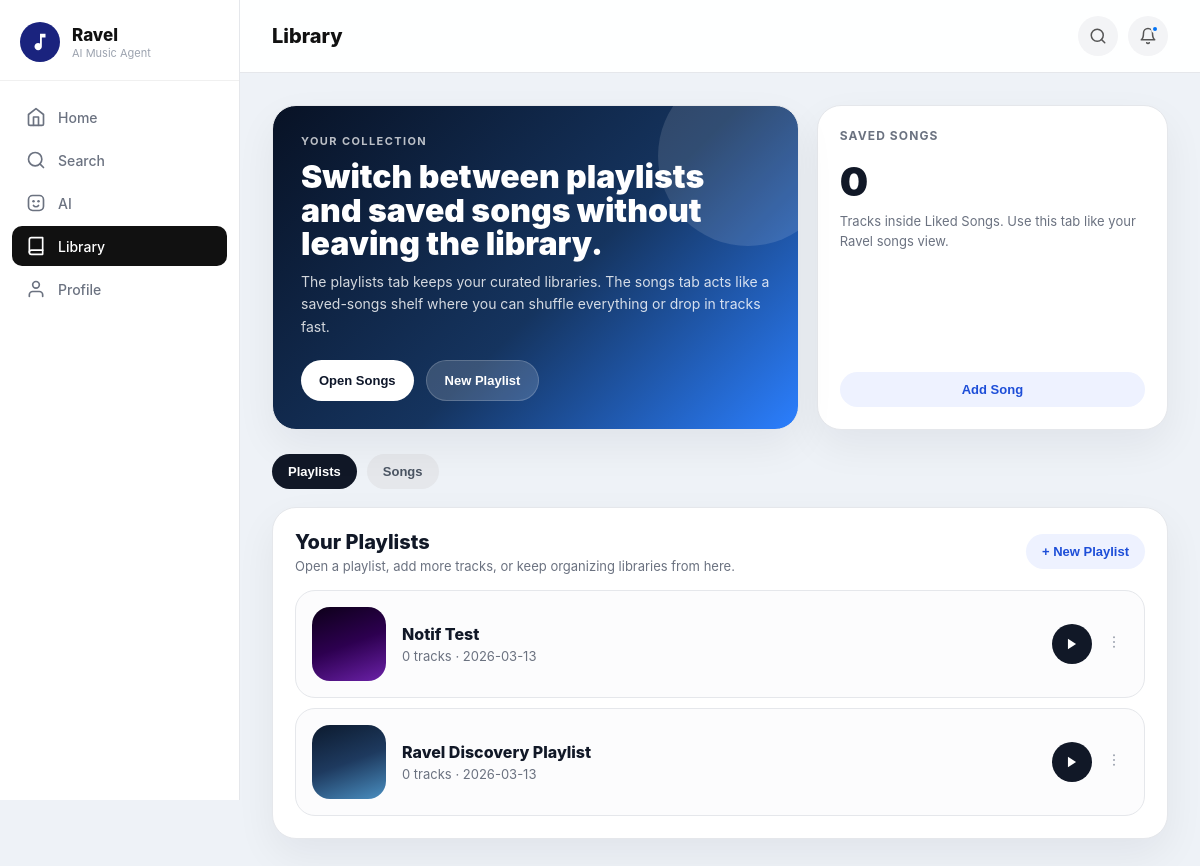
Page /library (signed in) on the committed database.
### tables this page shows
CREATE TABLE Playlist (
        PlaylistID INTEGER PRIMARY KEY AUTOINCREMENT,
        UserID INTEGER,
        GeneratedTitle TEXT,
        DateCreated DATETIME DEFAULT CURRENT_TIMESTAMP,
        FOREIGN KEY (UserID) REFERENCES User(UserID)
    );

### app.py (the view)
@app.route('/library')
def library():
    if 'user_id' not in session:
        return redirect(url_for('login'))
    conn = get_db_connection()
    liked_playlist = ensure_liked_songs_playlist(conn, session['user_id'])
    playlists_data = conn.execute(
        'SELECT * FROM Playlist WHERE UserID = ? AND PlaylistID != ? ORDER BY DateCreated DESC',
        (session['user_id'], liked_playlist['PlaylistID'])
    ).fetchall()
    playlists = []
    for p in playlists_data:
        tracks = fetch_playlist_tracks(conn, p['PlaylistID'])
        playlists.append({
            'id': p['PlaylistID'],
            'title': p['GeneratedTitle'],
            'date': p['DateCreated'],
            'tracks': tracks
        })
    liked_tracks = fetch_playlist_tracks(conn, liked_playlist['PlaylistID'])
    songs_library = {
        'id': liked_playlist['PlaylistID'],
        'title': liked_playlist['GeneratedTitle'],
        'date': liked_playlist['DateCreated'],
        'tracks': liked_tracks
    }
    player_playlists = [
        {
            'id': playlist['id'],
            'title': playlist['title'],
            'tracks': [
                {
                    'id': track['TrackID'],
                    'title': track['Title'],
                    'artist': track['ArtistName'],
                    'genre': track['Genre']
                }
                for track in playlist['tracks']
            ]
        }
        for playlist in playlists
    ]
    player_playlists.append({
        'id': songs_library['id'],
        'title': songs_library['title'],
        'tracks': [
            {
                'id': track['TrackID'],
                'title': track['Title'],
                'artist': track['ArtistName'],
                'genre': track['Genre']
            }
            for track in songs_library['tracks']
        ]
    })
    notifications = build_user_notifications(conn, session['user_id'])
    conn.close()
    return render_template(
        'library.html',
        playlists=playlists,
        songs_library=songs_library,
        player_playlists=player_playlists,
        notifications=notifications
    )

### app.py (called while the page is built, shortened)
def get_db_connection():
    conn = sqlite3.connect('ravel_database.db')
    conn.row_factory = sqlite3.Row
    return conn

def fetch_playlist_tracks(conn, playlist_id):
    return conn.execute('''
        SELECT Track.TrackID as TrackID, Track.Title as Title, Artist.Name as ArtistName, Track.Genre as Genre
        FROM Contains
        JOIN Track ON Contains.TrackID = Track.TrackID
        JOIN Artist ON Track.ArtistID = Artist.ArtistID
        WHERE Contains.PlaylistID = ?
        ORDER BY Track.Title COLLATE NOCASE ASC, Artist.Name COLLATE NOCASE ASC
    ''', (playlist_id,)).fetchall()

def ensure_liked_songs_playlist(conn, user_id):
    playlist = conn.execute(
        'SELECT PlaylistID, GeneratedTitle, DateCreated FROM Playlist WHERE UserID = ? AND GeneratedTitle = ? ORDER BY PlaylistID ASC LIMIT 1',
        (user_id, LIKED_SONGS_TITLE)
    ).fetchone()
    if playlist:
        return playlist

def _fmt_relative_time(ts):
    if not ts:
        return 'Recently'
    try:
        dt = datetime.strptime(ts[:19], '%Y-%m-%d %H:%M:%S')
        delta = datetime.now() - dt
        secs = max(int(delta.total_seconds()), 0)
        if secs < 60:
            return 'Just now'
        if secs < 3600:
            return f'{secs // 60} min ago'
        if secs < 86400:
            return f'{secs // 3600} hr ago'
        if secs < 604800:
            return f'{secs // 86400} day ago' if secs < 172800 else f'{secs // 86400} days ago'
        return dt.strftime('%b %d')
    except Exception:
        return 'Recently'

def build_user_notifications(conn, user_id):
    rows = conn.execute('''
        SELECT NotificationID, Message, IsRead, CreatedAt
        FROM Notification
        WHERE UserID = ?
        ORDER BY CreatedAt DESC, NotificationID DESC
        LIMIT 5
    ''', (user_id,)).fetchall()
    return [
        {
            'id': row['NotificationID'],
            'text': row['Message'],
            'time': _fmt_relative_time(row['CreatedAt']),
            'read': bool(row['IsRead'])
        }
        for row in rows
    ]

### templates/library.html (shortened to what this page needs)
<!DOCTYPE html>
<html lang="en">
<head>
</head>
<body>
<div class="sidebar">
    <div class="sidebar-logo">
        <div class="logo-circle">
            <svg width="22" height="22" viewBox="0 0 24 24" fill="white"><path d="M12 3v10.55c-.59-.34-1.27-.55-2-.55-2.21 0-4 1.79-4 4s1.79 4 4 4 4-1.79 4-4V7h4V3h-6z"/></svg>
        </div>
        <div class="sidebar-brand"><h2>Ravel</h2><p>AI Music Agent</p></div>
    </div>
    <nav class="sidebar-nav">
        <a href="/dashboard" class="nav-link">
            <svg viewBox="0 0 24 24" fill="none" stroke="currentColor" stroke-width="2" stroke-linecap="round" stroke-linejoin="round"><path d="M3 9l9-7 9 7v11a2 2 0 0 1-2 2H5a2 2 0 0 1-2-2z"/><polyline points="9 22 9 12 15 12 15 22"/></svg>Home
        </a>
        <a href="/search" class="nav-link">
            <svg viewBox="0 0 24 24" fill="none" stroke="currentColor" stroke-width="2" stroke-linecap="round" stroke-linejoin="round"><circle cx="11" cy="11" r="8"/><line x1="21" y1="21" x2="16.65" y2="16.65"/></svg>Search
        </a>
        <a href="/ai" class="nav-link">
            AI
        </a>
        <a href="/library" class="nav-link active">
            <svg viewBox="0 0 24 24" fill="none" stroke="currentColor" stroke-width="2" stroke-linecap="round" stroke-linejoin="round"><path d="M4 19.5A2.5 2.5 0 0 1 6.5 17H20"/><path d="M6.5 2H20v20H6.5A2.5 2.5 0 0 1 4 19.5v-15A2.5 2.5 0 0 1 6.5 2z"/></svg>Library
        </a>
        <a href="/profile" class="nav-link">
            <svg viewBox="0 0 24 24" fill="none" stroke="currentColor" stroke-width="2" stroke-linecap="round" stroke-linejoin="round"><path d="M20 21v-2a4 4 0 0 0-4-4H8a4 4 0 0 0-4 4v2"/><circle cx="12" cy="7" r="4"/></svg>Profile
        </a>
    </nav>
</div>
<div class="main-content">
    <div class="top-bar">
        <span class="top-bar-title">Library</span>
        <div class="top-bar-right">
            <button class="icon-btn" onclick="window.location.href='/search'" aria-label="Search">
                <svg width="18" height="18" viewBox="0 0 24 24" fill="none" stroke="#555" stroke-width="2" stroke-linecap="round" stroke-linejoin="round"><circle cx="11" cy="11" r="8"/><line x1="21" y1="21" x2="16.65" y2="16.65"/></svg>
            </button>
            <div class="notif-wrapper">
                <button class="icon-btn" id="notif-btn" onclick="toggleNotif()" aria-label="Notifications">
                    <svg width="18" height="18" viewBox="0 0 24 24" fill="none" stroke="#555" stroke-width="2" stroke-linecap="round" stroke-linejoin="round"><path d="M18 8A6 6 0 0 0 6 8c0 7-3 9-3 9h18s-3-2-3-9"/><path d="M13.73 21a2 2 0 0 1-3.46 0"/></svg>
                    <span class="notif-badge" id="notif-badge"{% if not notifications %} style="display:none;"{% endif %}></span>
                </button>
            </div>
        </div>
    </div>
    <div class="content-area">
        <div class="hero-shell">
            <div class="hero-card">
                <div class="hero-kicker">Your collection</div>
                <div class="hero-title">Switch between playlists and saved songs without leaving the library.</div>
                <div class="hero-subtitle">The playlists tab keeps your curated libraries. The songs tab acts like a saved-songs shelf where you can shuffle everything or drop in tracks fast.</div>
                <div class="hero-actions">
                    <button class="primary-btn" onclick="setLibraryTab('songs')">Open Songs</button>
                    <button class="secondary-btn" onclick="openCreateModal()">New Playlist</button>
                </div>
            </div>
            <div class="stat-card">
                <div>
                    <div class="stat-label">Saved Songs</div>
                    <div class="stat-value">{{ songs_library.tracks|length }}</div>
                    <div class="stat-copy">Tracks inside {{ songs_library.title }}. Use this tab like your Ravel songs view.</div>
                </div>
                <button class="ghost-btn" onclick="openSongsAddModal()">Add Song</button>
            </div>
        </div>
        <div class="tab-row">
            <button class="tab-btn active" id="tab-btn-playlists" onclick="setLibraryTab('playlists')">Playlists</button>
            <button class="tab-btn" id="tab-btn-songs" onclick="setLibraryTab('songs')">Songs</button>
        </div>
        <div class="panel-shell">
            <section class="library-panel active" id="panel-playlists">
                <div class="panel-header">
                    <div>
                        <div class="panel-title">Your Playlists</div>
                        <div class="panel-subtitle">Open a playlist, add more tracks, or keep organizing libraries from here.</div>
                    </div>
                    <div class="panel-actions">
                        <button class="ghost-btn" onclick="openCreateModal()">+ New Playlist</button>
                    </div>
                </div>
                {% if playlists %}
                <div class="playlist-list">
                    {% for playlist in playlists %}
                    <div class="playlist-card">
                        <div class="playlist-row clickable js-playlist-open" data-playlist-id="{{ playlist.id }}">
                            <div class="playlist-thumb" style="background:linear-gradient(160deg,
                                {% if loop.index % 5 == 1 %}#0d0019 0%,#2d0050 50%,#6b21a8 100%
                                {% elif loop.index % 5 == 2 %}#0c1a2e 0%,#1e3a5f 50%,#4a8fc1 100%
                                {% elif loop.index % 5 == 3 %}#1a1810 0%,#2e2416 50%,#3a2e1c 100%
                                {% elif loop.index % 5 == 4 %}#0f0f0f 0%,#1c1c1c 50%,#2a2219 100%
                                {% else %}#1a1a2e 0%,#16213e 50%,#0f3460 100%{% endif %});"></div>
                            <div class="playlist-row-info">
                                <div class="playlist-row-title">{{ playlist.title }}</div>
                                <div class="playlist-row-meta">{{ playlist.tracks|length }} tracks · {{ playlist.date[:10] if playlist.date else '' }}</div>
                            </div>
                            <div class="playlist-row-actions">
                                <button class="row-play-btn js-play-playlist" data-playlist-id="{{ playlist.id }}" data-title="{{ playlist.title | e }}" data-artist="{{ (playlist.tracks[0].ArtistName if playlist.tracks else 'Your Library') | e }}" aria-label="Play">
                                    <svg width="14" height="14" viewBox="0 0 24 24" fill="white"><polygon points="5 3 19 12 5 21 5 3"/></svg>
                                </button>
                                <div class="more-dropdown-wrapper">
                                    <button class="row-more-btn js-more-btn" data-playlist-id="{{ playlist.id }}" data-playlist-title="{{ playlist.title | e }}" aria-label="More options">
                                        <svg width="16" height="16" viewBox="0 0 24 24" fill="currentColor"><circle cx="12" cy="5" r="1.5"/><circle cx="12" cy="12" r="1.5"/><circle cx="12" cy="19" r="1.5"/></svg>
                                    </button>
                                </div>
                            </div>
                        </div>
                    </div>
                    {% endfor %}
                </div>
                {% endif %}
            </section>
        </div>
    </div>
</div>
</body>
</html>

### rows in the picture
Playlist: title "Liked Songs"
Playlist: title "Notif Test", tracks|length "0", DateCreated "2026-03-13"
Playlist: title "Ravel Discovery Playlist", tracks|length "0", DateCreated "2026-03-13"

### other values in the picture
{{ songs_library.tracks|length }} "0"
